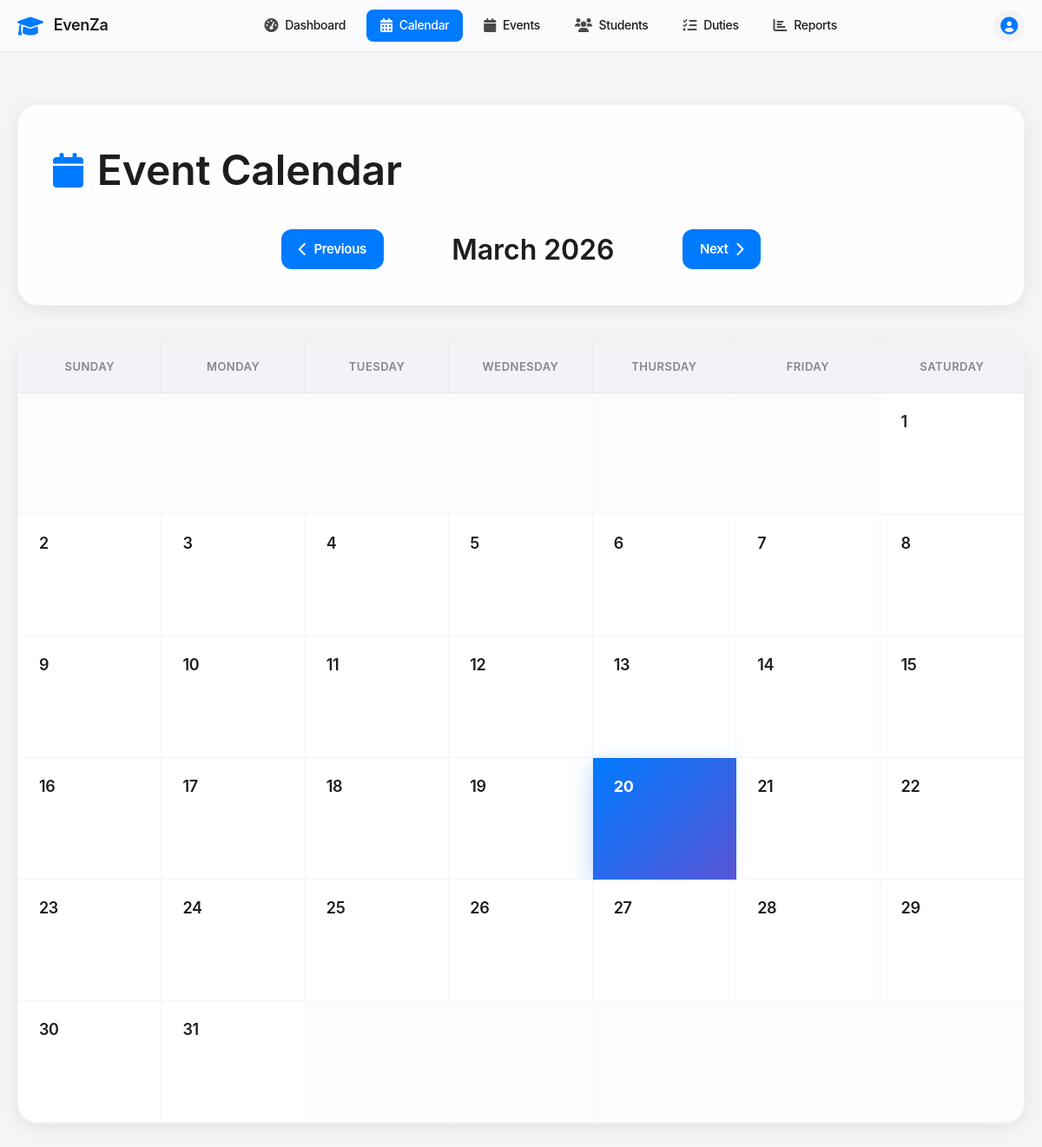
The app's page /calendar (signed in), older data.
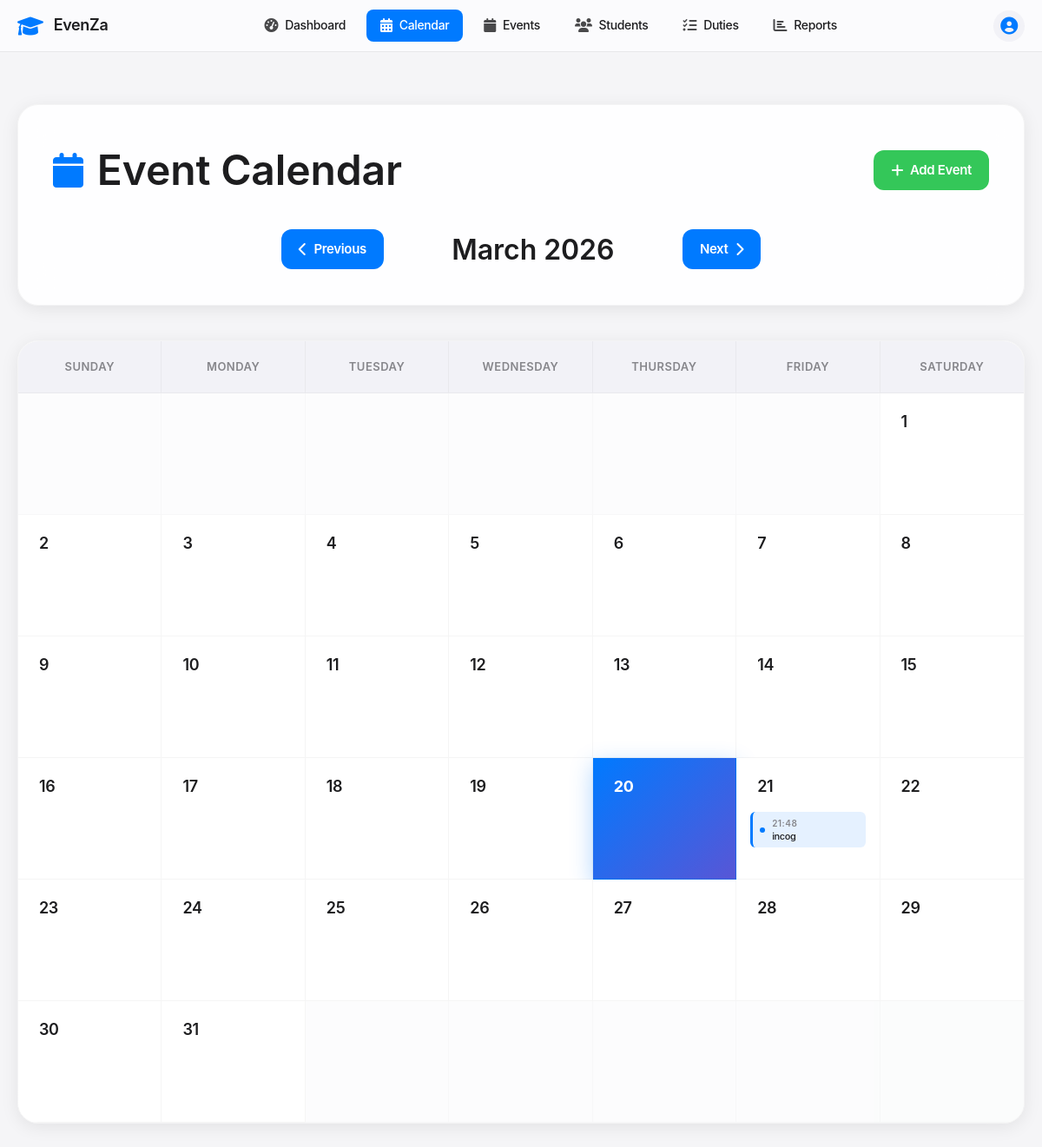
The same page, newer data.
### tables this page shows
CREATE TABLE events (
            id INTEGER PRIMARY KEY AUTOINCREMENT,
            name TEXT NOT NULL,
            type TEXT NOT NULL,
            event_date DATE NOT NULL,
            start_time TIME NOT NULL,
            end_time TIME NOT NULL,
            venue TEXT NOT NULL,
            description TEXT,
            host_school TEXT NOT NULL,
            participating_schools TEXT,
            status TEXT DEFAULT 'upcoming',
            created_at TIMESTAMP DEFAULT CURRENT_TIMESTAMP
        );

### app.py (the view)
@app.route('/calendar')
@login_required
def calendar_view():
    year = int(request.args.get('year', datetime.now().year))
    month = int(request.args.get('month', datetime.now().month))
    calendar_data = get_calendar_data(year, month)
    return render_template('calendar.html', **calendar_data)

### app.py (called while the page is built)
def get_db_connection():
    conn = sqlite3.connect('events.db')
    conn.row_factory = sqlite3.Row
    return conn

def login_required(f):
    @wraps(f)
    def decorated_function(*args, **kwargs):
        if 'user_id' not in session:
            flash('Please login to access this page', 'error')
            return redirect(url_for('login'))
        return f(*args, **kwargs)
    return decorated_function

### templates/calendar.html (shortened to what the changed rows need)
<!DOCTYPE html>
<html lang="en">
<head>
    <link href="https://cdnjs.cloudflare.com/ajax/libs/font-awesome/6.0.0/css/all.min.css" rel="stylesheet">
</head>
<body>
    <div class="calendar-container">
        <div class="container">
            <div class="calendar-header fade-in">
                <div class="header-content">
                    <h1 class="main-title">
                        <i class="fas fa-calendar calendar-icon"></i>
                        Event Calendar
                    </h1>
                    {% if session.role in ['admin', 'super_admin'] %}
                    <div class="calendar-actions">
                        <a href="{{ url_for('add_calendar_event') }}" class="btn-primary">
                            <i class="fas fa-plus"></i>
                            Add Event
                        </a>
                    </div>
                    {% endif %}
                </div>
                <div class="calendar-navigation">
                    <h2 class="current-month">{{ month_name }} {{ year }}</h2>
                </div>
            </div>
            <div class="calendar-wrapper fade-in">
                <div class="calendar-grid">
                    <div class="calendar-days">
                        {% for week in calendar %}
                            {% for day in week %}
                                {% if day != 0 %}
                                    <div class="calendar-day {% if day == datetime.now().day and month == datetime.now().month and year == datetime.now().year %}today{% endif %}">
                                        <div class="day-header">
                                            <div class="day-number">
                                                <a href="{{ url_for('day_events', year=year, month=month, day=day) }}">{{ day }}</a>
                                            </div>
                                        </div>
                                        <div class="day-events">
                                            {% set day_str = year ~ '-' ~ (month|string).zfill(2) ~ '-' ~ (day|string).zfill(2) %}
                                            {% if events_by_date.get(day_str) %}
                                                {% for event in events_by_date[day_str][:3] %}
                                                    <div class="event-item event-type-{{ loop.index0 % 4 }}">
                                                        <div class="event-indicator"></div>
                                                        <div class="event-content">
                                                            <span class="event-time">{{ event.start_time[:5] }}</span>
                                                            <span class="event-name">{{ event.name[:16] }}{% if event.name|length > 16 %}...{% endif %}</span>
                                                        </div>
                                                    </div>
                                                {% endfor %}
                                            {% endif %}
                                        </div>
                                    </div>
                                {% else %}
                                    <div class="calendar-day empty"></div>
                                {% endif %}
                            {% endfor %}
                        {% endfor %}
                    </div>
                </div>
            </div>
        </div>
    </div>
</body>
</html>

Row changes from the older to the newer data that the page shows:
added events: start_time "21:48", name "incog"
Text that changed along with them:
text now shown: "Add Event"
